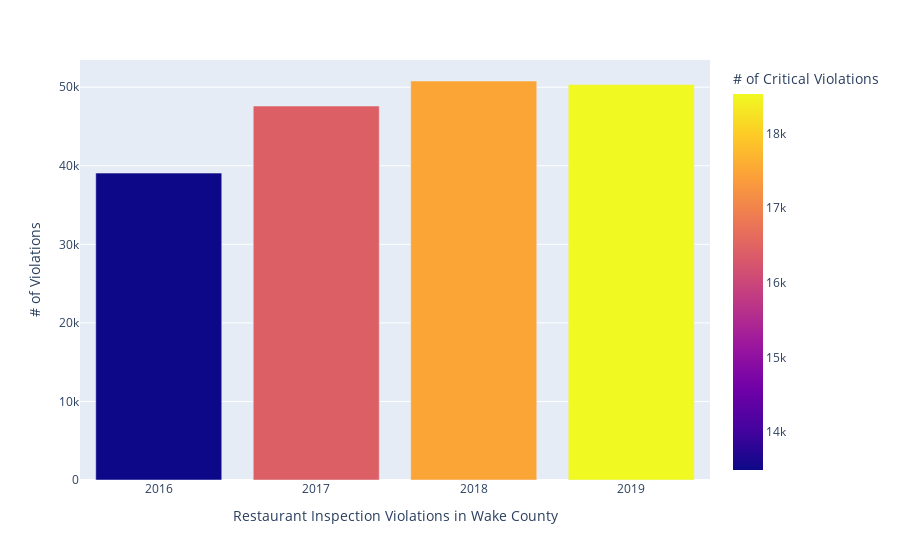

Notebook cell for this chart:
### Code cell
final = agg.merge(crit, on='Year', how='left')
final = final.loc[(final['Year'] == 2016) | (final['Year'] == 2017) | (final['Year'] == 2018) | (final['Year'] == 2019)]
fig = px.bar(final, x='Year', y='# of Violations',
             hover_data=['# of Critical Violations'], color='# of Critical Violations', height=200)

fig.update_xaxes(type='category', title='Restaurant Inspection Violations in Wake County')
fig.show()

### Figure 1 — Plotly figure (JSON) as saved in the notebook; plotly's stock layout.template omitted (floating-point values rounded to 4 significant figures)
{"data": [{"alignmentgroup": "True", "customdata": [[13494], [16416], [17489], [18528]], "hovertemplate": "Year=%{x}<br># of Violations=%{y}<br># of Critical Violations=%{marker.color}<extra></extra>", "legendgroup": "", "marker": {"color": [13494, 16416, 17489, 18528], "coloraxis": "coloraxis", "pattern": {"shape": ""}}, "name": "", "offsetgroup": "", "orientation": "v", "showlegend": false, "textposition": "auto", "type": "bar", "x": [2016, 2017, 2018, 2019], "xaxis": "x", "y": [39067, 47605, 50793, 50341], "yaxis": "y"}], "layout": {"autosize": true, "barmode": "relative", "coloraxis": {"colorbar": {"title": {"text": "# of Critical Violations"}}, "colorscale": [[0, "#0d0887"], [0.1111, "#46039f"], [0.2222, "#7201a8"], [0.3333, "#9c179e"], [0.4444, "#bd3786"], [0.5556, "#d8576b"], [0.6667, "#ed7953"], [0.7778, "#fb9f3a"], [0.8889, "#fdca26"], [1, "#f0f921"]]}, "legend": {"tracegroupgap": 0}, "margin": {"t": 60}, "xaxis": {"anchor": "y", "autorange": true, "domain": [0, 1], "range": [-0.5, 3.5], "title": {"text": "Restaurant Inspection Violations in Wake County"}, "type": "category"}, "yaxis": {"anchor": "x", "autorange": true, "domain": [0, 1], "range": [0, 53470.0], "title": {"text": "# of Violations"}, "type": "linear"}}}
